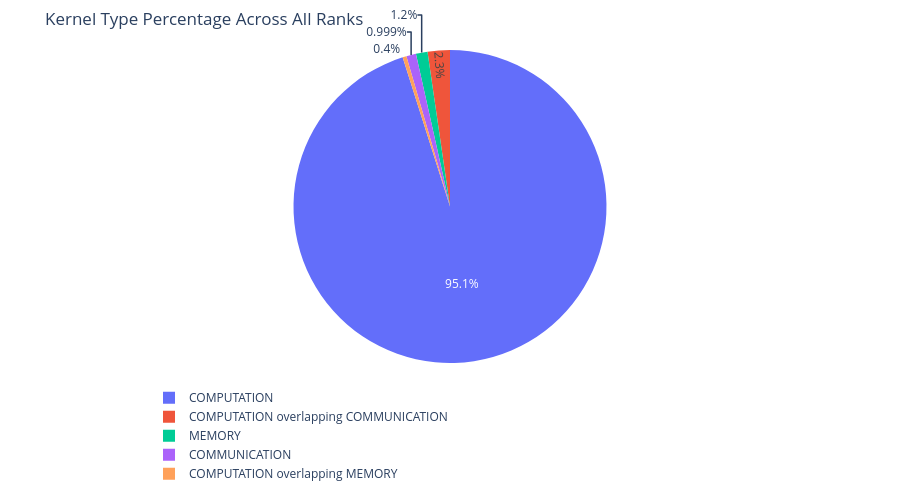
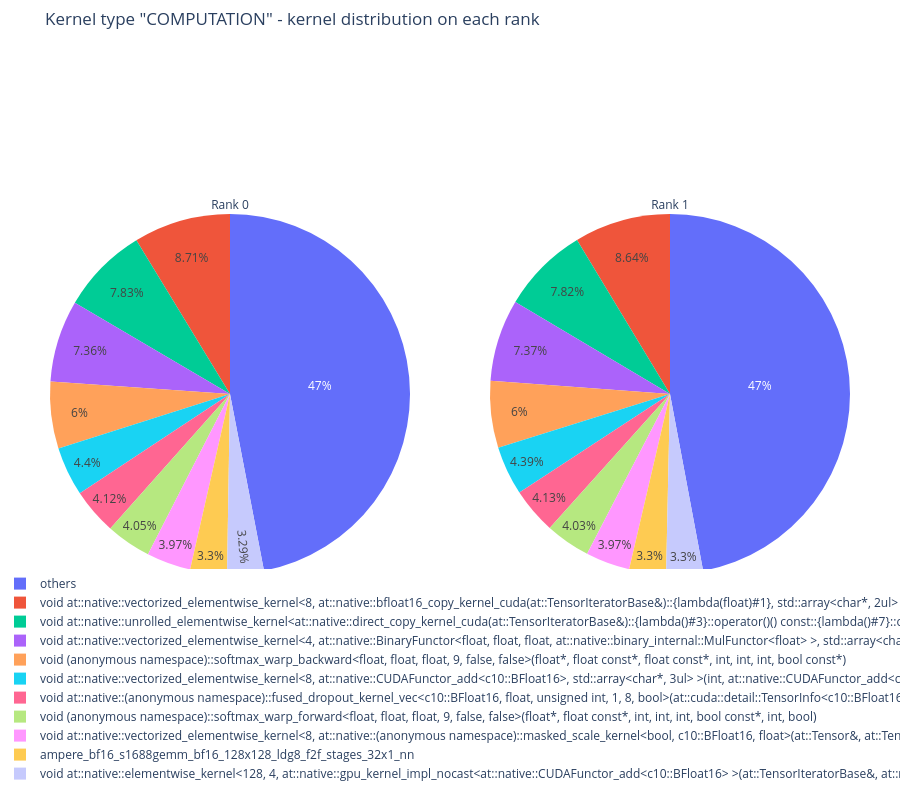
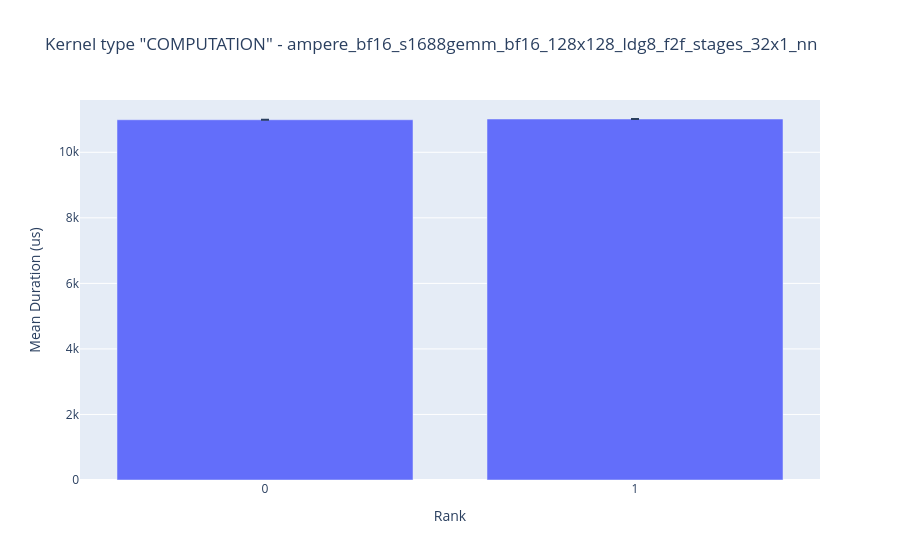
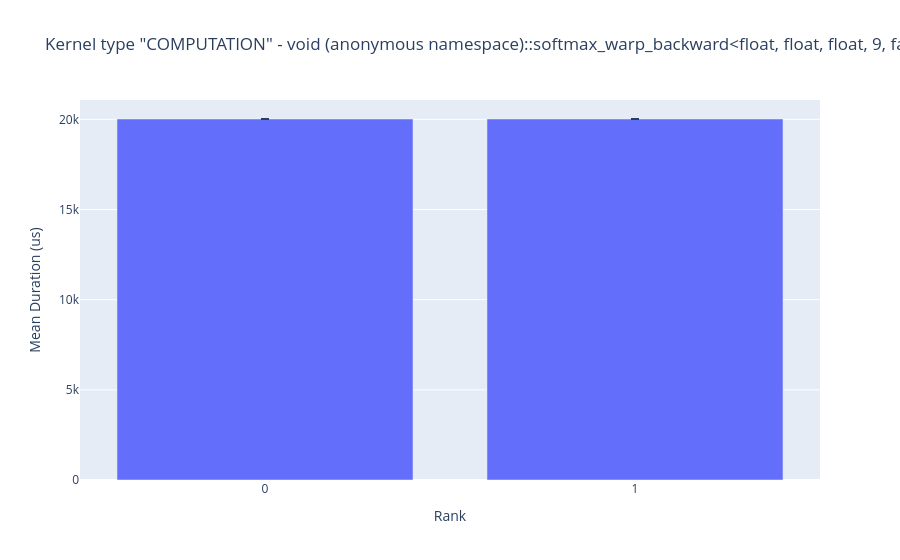

The notebook cell saved with these charts, in order:
### Code cell
kernel_type_metrics_df, kernel_metrics_df = analyzer.get_gpu_kernel_breakdown()
#kernel_type_metrics_df
kernel_metrics_df

### Figure 1 — Plotly figure (JSON) as saved in the notebook; plotly's stock layout.template omitted (floating-point values rounded to 4 significant figures)
{"data": [{"domain": {"x": [0, 1], "y": [0, 1]}, "hovertemplate": "kernel_type=%{label}<br>percentage=%{value}<extra></extra>", "labels": ["COMPUTATION", "COMPUTATION overlapping COMMUNICATION", "MEMORY", "COMMUNICATION", "COMPUTATION overlapping MEMORY"], "legendgroup": "", "name": "", "showlegend": true, "type": "pie", "values": [95.2, 2.3, 1.2, 1.0, 0.4]}], "layout": {"height": 500, "legend": {"tracegroupgap": 0, "x": 0, "xanchor": "left", "y": -0.4, "yanchor": "bottom"}, "margin": {"b": 50, "l": 50, "r": 50, "t": 50}, "showlegend": true, "title": {"text": "Kernel Type Percentage Across All Ranks"}}}

### Figure 2 — Plotly figure (JSON) as saved in the notebook; plotly's stock layout.template omitted (floating-point values rounded to 4 significant figures)
{"data": [{"automargin": false, "domain": {"x": [0, 0.45], "y": [0, 1]}, "labels": ["ampere_bf16_s1688gemm_bf16_128x128_ldg8_f2f_stages_32x1_nn", "others", "void (anonymous namespace)::softmax_warp_backward<float, float, float, 9, false, false>(float*, float const*, float const*, int, int, int, bool const*)", "void (anonymous namespace)::softmax_warp_forward<float, float, float, 9, false, false>(float*, float const*, int, int, int, bool const*, int, bool)", "void at::native::(anonymous namespace)::fused_dropout_kernel_vec<c10::BFloat16, float, unsigned int, 1, 8, bool>(at::cuda::detail::TensorInfo<c10::BFloat16 const, unsigned int>, at::cuda::detail::TensorInfo<c10::BFloat16, unsigned int>, at::cuda::detail::TensorInfo<bool, unsigned int>, unsigned int, float, at::PhiloxCudaState)", "void at::native::elementwise_kernel<128, 4, at::native::gpu_kernel_impl_nocast<at::native::CUDAFunctor_add<c10::BFloat16> >(at::TensorIteratorBase&, at::native::CUDAFunctor_add<c10::BFloat16> const&)::{lambda(int)#1}>(int, at::native::gpu_kernel_impl_nocast<at::native::CUDAFunctor_add<c10::BFloat16> >(at::TensorIteratorBase&, at::native::CUDAFunctor_add<c10::BFloat16> const&)::{lambda(int)#1})", "void at::native::unrolled_elementwise_kernel<at::native::direct_copy_kernel_cuda(at::TensorIteratorBase&)::{lambda()#3}::operator()() const::{lambda()#7}::operator()() const::{lambda(float)#1}, std::array<char*, 2ul>, 8, TrivialOffsetCalculator<1, unsigned int>, TrivialOffsetCalculator<1, unsigned int>, at::native::memory::LoadWithCast<1>, at::native::memory::StoreWithCast<1> >(int, at::native::direct_copy_kernel_cuda(at::TensorIteratorBase&)::{lambda()#3}::operator()() const::{lambda()#7}::operator()() const::{lambda(float)#1}, std::array<char*, 2ul>, TrivialOffsetCalculator<1, unsigned int>, TrivialOffsetCalculator<1, unsigned int>, at::native::memory::LoadWithCast<1>, at::native::memory::StoreWithCast<1>)", "void at::native::vectorized_elementwise_kernel<4, at::native::BinaryFunctor<float, float, float, at::native::binary_internal::MulFunctor<float> >, std::array<char*, 3ul> >(int, at::native::BinaryFunctor<float, float, float, at::native::binary_internal::MulFunctor<float> >, std::array<char*, 3ul>)", "void at::native::vectorized_elementwise_kernel<8, at::native::(anonymous namespace)::masked_scale_kernel<bool, c10::BFloat16, float>(at::Tensor&, at::Tensor const&, at::Tensor const&, float)::{lambda(c10::BFloat16, bool)#1}, std::array<char*, 3ul> >(int, at::native::(anonymous namespace)::masked_scale_kernel<bool, c10::BFloat16, float>(at::Tensor&, at::Tensor const&, at::Tensor const&, float)::{lambda(c10::BFloat16, bool)#1}, std::array<char*, 3ul>)", "void at::native::vectorized_elementwise_kernel<8, at::native::CUDAFunctor_add<c10::BFloat16>, std::array<char*, 3ul> >(int, at::native::CUDAFunctor_add<c10::BFloat16>, std::array<char*, 3ul>)", "void at::native::vectorized_elementwise_kernel<8, at::native::bfloat16_copy_kernel_cuda(at::TensorIteratorBase&)::{lambda(float)#1}, std::array<char*, 2ul> >(int, at::native::bfloat16_copy_kernel_cuda(at::TensorIteratorBase&)::{lambda(float)#1}, std::array<char*, 2ul>)"], "title": {"text": "Rank 0"}, "type": "pie", "values": [10990.0, 156700.0, 20020.0, 13500.0, 13760.0, 10970.0, 26120.0, 24560.0, 13260.0, 14680.0, 29050.0]}, {"automargin": false, "domain": {"x": [0.55, 1], "y": [0, 1]}, "labels": ["ampere_bf16_s1688gemm_bf16_128x128_ldg8_f2f_stages_32x1_nn", "others", "void (anonymous namespace)::softmax_warp_backward<float, float, float, 9, false, false>(float*, float const*, float const*, int, int, int, bool const*)", "void (anonymous namespace)::softmax_warp_forward<float, float, float, 9, false, false>(float*, float const*, int, int, int, bool const*, int, bool)", "void at::native::(anonymous namespace)::fused_dropout_kernel_vec<c10::BFloat16, float, unsigned int, 1, 8, bool>(at::cuda::detail::TensorInfo<c10::BFloat16 const, unsigned int>, at::cuda::detail::TensorInfo<c10::BFloat16, unsigned int>, at::cuda::detail::TensorInfo<bool, unsigned int>, unsigned int, float, at::PhiloxCudaState)", "void at::native::elementwise_kernel<128, 4, at::native::gpu_kernel_impl_nocast<at::native::CUDAFunctor_add<c10::BFloat16> >(at::TensorIteratorBase&, at::native::CUDAFunctor_add<c10::BFloat16> const&)::{lambda(int)#1}>(int, at::native::gpu_kernel_impl_nocast<at::native::CUDAFunctor_add<c10::BFloat16> >(at::TensorIteratorBase&, at::native::CUDAFunctor_add<c10::BFloat16> const&)::{lambda(int)#1})", "void at::native::unrolled_elementwise_kernel<at::native::direct_copy_kernel_cuda(at::TensorIteratorBase&)::{lambda()#3}::operator()() const::{lambda()#7}::operator()() const::{lambda(float)#1}, std::array<char*, 2ul>, 8, TrivialOffsetCalculator<1, unsigned int>, TrivialOffsetCalculator<1, unsigned int>, at::native::memory::LoadWithCast<1>, at::native::memory::StoreWithCast<1> >(int, at::native::direct_copy_kernel_cuda(at::TensorIteratorBase&)::{lambda()#3}::operator()() const::{lambda()#7}::operator()() const::{lambda(float)#1}, std::array<char*, 2ul>, TrivialOffsetCalculator<1, unsigned int>, TrivialOffsetCalculator<1, unsigned int>, at::native::memory::LoadWithCast<1>, at::native::memory::StoreWithCast<1>)", "void at::native::vectorized_elementwise_kernel<4, at::native::BinaryFunctor<float, float, float, at::native::binary_internal::MulFunctor<float> >, std::array<char*, 3ul> >(int, at::native::BinaryFunctor<float, float, float, at::native::binary_internal::MulFunctor<float> >, std::array<char*, 3ul>)", "void at::native::vectorized_elementwise_kernel<8, at::native::(anonymous namespace)::masked_scale_kernel<bool, c10::BFloat16, float>(at::Tensor&, at::Tensor const&, at::Tensor const&, float)::{lambda(c10::BFloat16, bool)#1}, std::array<char*, 3ul> >(int, at::native::(anonymous namespace)::masked_scale_kernel<bool, c10::BFloat16, float>(at::Tensor&, at::Tensor const&, at::Tensor const&, float)::{lambda(c10::BFloat16, bool)#1}, std::array<char*, 3ul>)", "void at::native::vectorized_elementwise_kernel<8, at::native::CUDAFunctor_add<c10::BFloat16>, std::array<char*, 3ul> >(int, at::native::CUDAFunctor_add<c10::BFloat16>, std::array<char*, 3ul>)", "void at::native::vectorized_elementwise_kernel<8, at::native::bfloat16_copy_kernel_cuda(at::TensorIteratorBase&)::{lambda(float)#1}, std::array<char*, 2ul> >(int, at::native::bfloat16_copy_kernel_cuda(at::TensorIteratorBase&)::{lambda(float)#1}, std::array<char*, 2ul>)"], "title": {"text": "Rank 1"}, "type": "pie", "values": [11020.0, 157000.0, 20020.0, 13430.0, 13780.0, 10990.0, 26080.0, 24580.0, 13250.0, 14660.0, 28830.0]}], "layout": {"height": 800, "legend": {"x": 0, "xanchor": "left", "y": -0.1, "yanchor": "bottom"}, "margin": {"b": 50, "l": 50, "r": 50, "t": 50}, "showlegend": true, "title": {"text": "Kernel type \"COMPUTATION\" - kernel distribution on each rank"}}}

### Figure 3 — Plotly figure (JSON) as saved in the notebook; plotly's stock layout.template omitted (floating-point values rounded to 4 significant figures)
{"data": [{"error_y": {"array": [0.0, 0.0], "arrayminus": [0.0, 0.0]}, "hovertemplate": "Rank=%{x}<br>Mean Duration (us)=%{y}<extra></extra>", "legendgroup": "", "marker": {"color": "#636efa", "pattern": {"shape": ""}}, "name": "", "orientation": "v", "showlegend": false, "textposition": "auto", "type": "bar", "x": [0, 1], "xaxis": "x", "y": [10990.0, 11020.0], "yaxis": "y"}], "layout": {"barmode": "relative", "legend": {"tracegroupgap": 0}, "title": {"text": "Kernel type \"COMPUTATION\" - ampere_bf16_s1688gemm_bf16_128x128_ldg8_f2f_stages_32x1_nn"}, "xaxis": {"anchor": "y", "domain": [0, 1], "dtick": 1, "tick0": 0, "tickmode": "linear", "title": {"text": "Rank"}}, "yaxis": {"anchor": "x", "domain": [0, 1], "title": {"text": "Mean Duration (us)"}}}}

### Figure 4 — Plotly figure (JSON) as saved in the notebook; plotly's stock layout.template omitted (floating-point values rounded to 4 significant figures)
{"data": [{"error_y": {"array": [0.0, 0.0], "arrayminus": [0.0, 0.0]}, "hovertemplate": "Rank=%{x}<br>Mean Duration (us)=%{y}<extra></extra>", "legendgroup": "", "marker": {"color": "#636efa", "pattern": {"shape": ""}}, "name": "", "orientation": "v", "showlegend": false, "textposition": "auto", "type": "bar", "x": [0, 1], "xaxis": "x", "y": [20020.0, 20020.0], "yaxis": "y"}], "layout": {"barmode": "relative", "legend": {"tracegroupgap": 0}, "title": {"text": "Kernel type \"COMPUTATION\" - void (anonymous namespace)::softmax_warp_backward<float, float, float, 9, false, false>(float*, float const*, float const*, int, int, int, bool const*)"}, "xaxis": {"anchor": "y", "domain": [0, 1], "dtick": 1, "tick0": 0, "tickmode": "linear", "title": {"text": "Rank"}}, "yaxis": {"anchor": "x", "domain": [0, 1], "title": {"text": "Mean Duration (us)"}}}}
